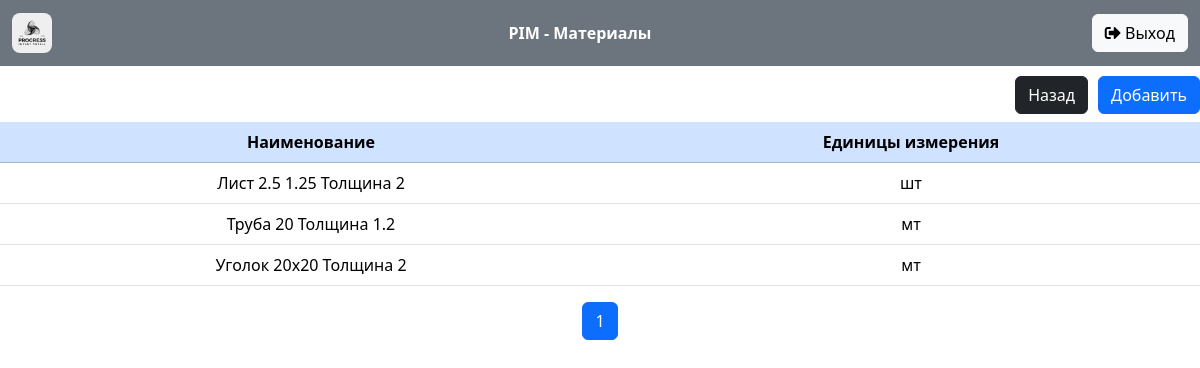
/materials-list/ (signed in), run on the app's committed database.
### sales/models.py (models this page shows, shortened)
class Materials(models.Model):
    UNIT_CHOICES = (
        ('кг', 'кг'),
        ('шт', 'шт'),
        ('мт', 'мт'),
    )
    name = models.CharField(max_length=100, verbose_name='Наименование')
    unit = models.CharField(max_length=5, choices=UNIT_CHOICES, verbose_name='Единицы измерения')
    remainder = models.FloatField(default=0, verbose_name='Остаток', editable=False)
    time_create = models.DateTimeField(auto_now_add=True, verbose_name='Время создания')
    time_update = models.DateTimeField(auto_now=True, verbose_name='Время изменения')
    class Meta:
        verbose_name = 'Материал'
        verbose_name_plural = 'Материалы'
        ordering = ['-time_create']

### sales/views.py (the view)
# urls.py: path('materials-list/', MaterialsListView.as_view(), name='materials_list'),
class MaterialsListView(LoginRequiredMixin, View):
    template_name = 'materials_list.html'
    item_page = 4
    def get(self, request):
        page_title = 'PIM - Материалы'
        if hasattr(self, 'title'):
            page_title = self.title
        materials = Materials.objects.all()
        paginator = Paginator(materials, self.item_page)
        page_number = request.GET.get('page')
        page = paginator.get_page(page_number)
        return render(request, self.template_name, {'page_title': page_title, 'page': page})

### sales/templates/materials_list.html (shortened to what this page needs)
{% extends 'base.html' %}
{% block content %}
    <div class="text-center my-5"><br>
        <div class="d-flex justify-content-between align-items-center mt-1">
            <div class="d-flex justify-content-between">
                <a href="{% url 'sales:main_menu' %}" class="btn btn-dark" style="margin-right: 10px;">Назад</a>
                <a href="{% url 'sales:add_materials' %}" class="btn btn-primary">Добавить</a>
            </div>
        </div>
        <table class="table table-hover mt-2">
            <thead>
            <tr>
                <th class="table-primary text-center"><strong>Наименование</strong></th>
                <th class="table-primary text-center"><strong>Единицы измерения</strong></th>
            </tr>
            </thead>
            <tbody>
            {% for material in page %}
                <tr>
                    <td class="text-center">{{ material.name }}</td>
                    <td class="text-center">{{ material.unit }}</td>
                </tr>
            {% endfor %}
            </tbody>
        </table>
        <nav aria-label="Page navigation">
            <ul class="pagination justify-content-center">
                {% for page_num in page.paginator.page_range %}
                    <li class="page-item {% if page_num == page.number %}active{% endif %}">
                        <a class="page-link" href="?page={{ page_num }}">{{ page_num }}</a>
                    </li>
                {% endfor %}
            </ul>
        </nav>
    </div>
{% endblock %}

### data on the page
Materials: name "Лист 2.5 1.25 Толщина 2", unit "шт"
Materials: name "Труба 20 Толщина 1.2", unit "мт"
Materials: name "Уголок 20x20 Толщина 2", unit "мт"

### other printed values
{{ page_title }} "PIM - Материалы"
{{ page_num }} "1"
